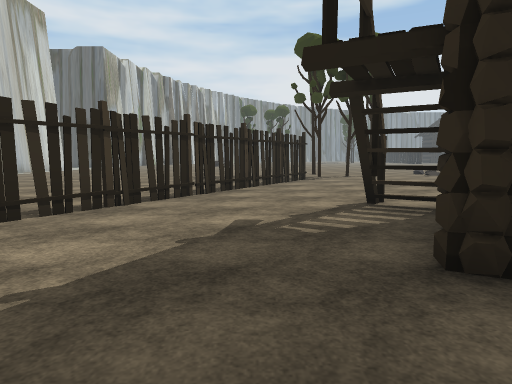
view 1 (above)

22 first-person views from a walk through a Unity game level. The camera is 1.4 m above the floor, tilts 6° down and sees 75° across. The floor is counted in squares, 2 m on a side. Each view is taken from the middle of a square. On the plan, view 1 faces up. The plan holds only what a view shows up to about 10 squares ahead; the rest is blank. The place goes on beyond the plan. The player is left out. Some surface patterns are stand-ins.

view 2
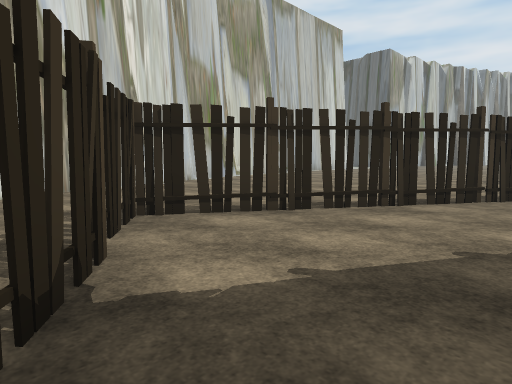

view 3
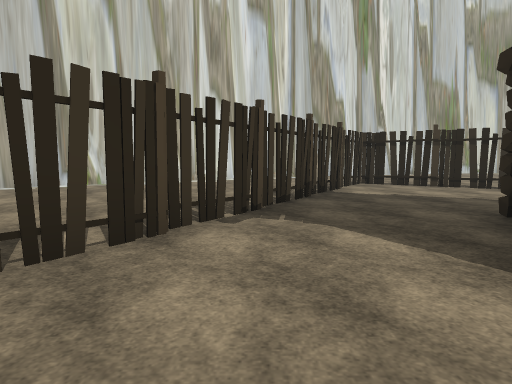

view 4
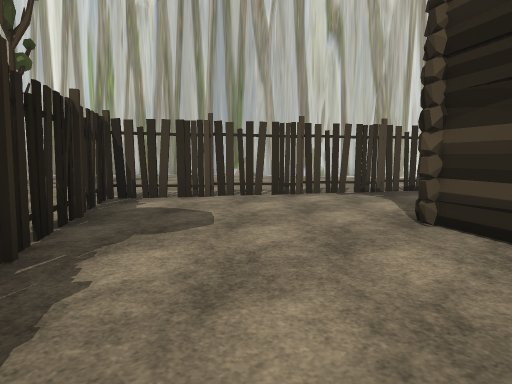

view 5
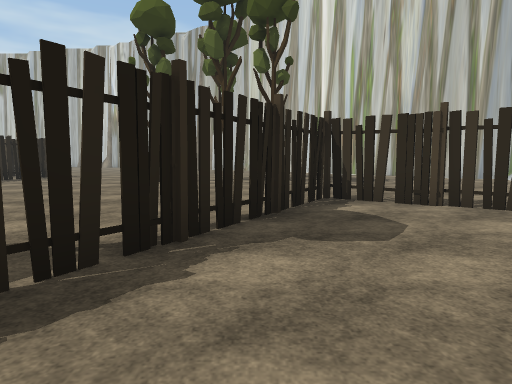

view 6
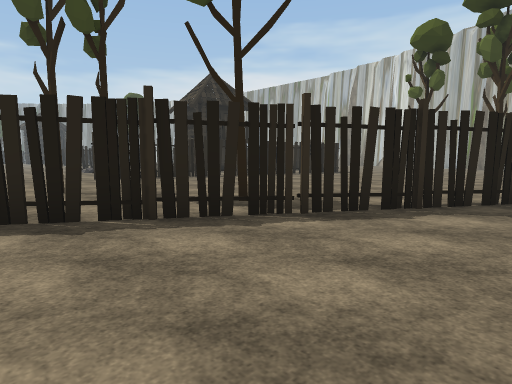

view 7
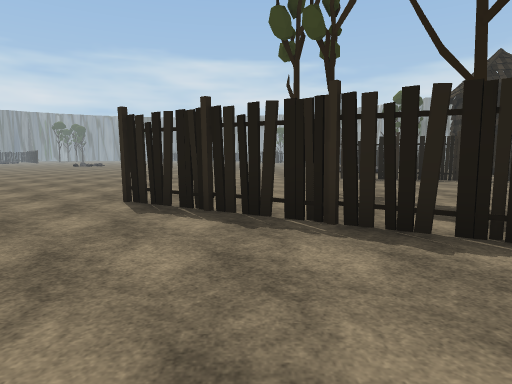

view 8
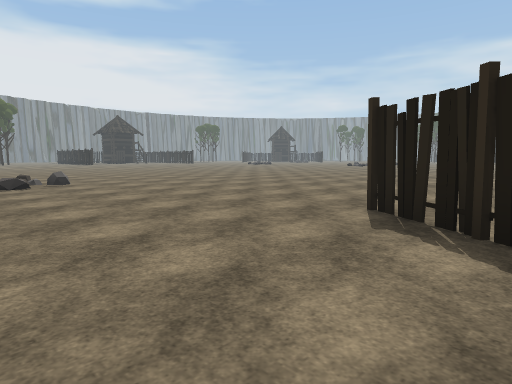

view 9
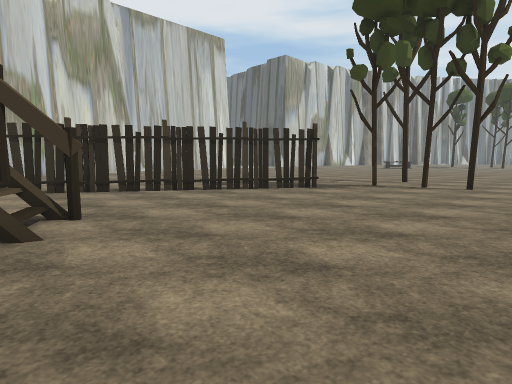

view 10
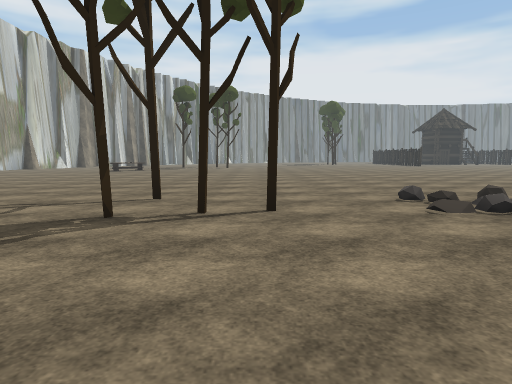

view 11
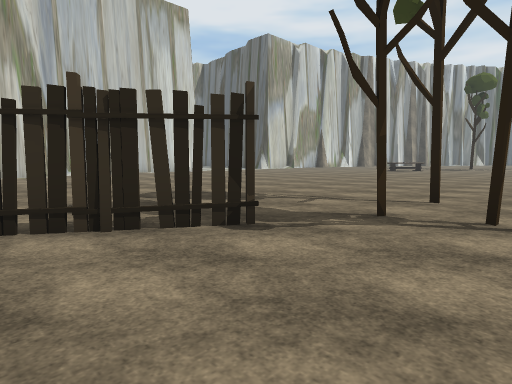

view 12
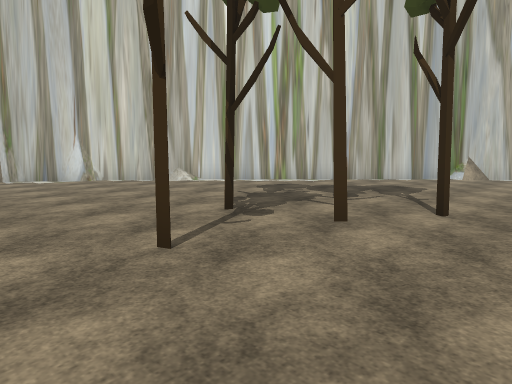

view 13
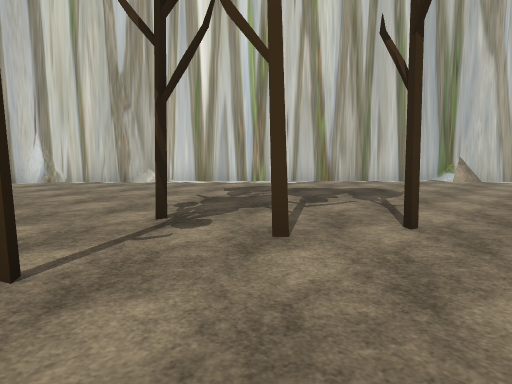

view 14
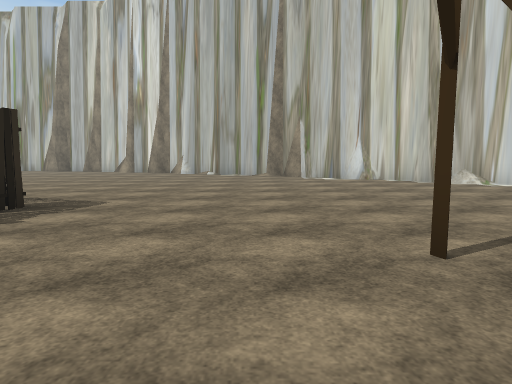

view 15
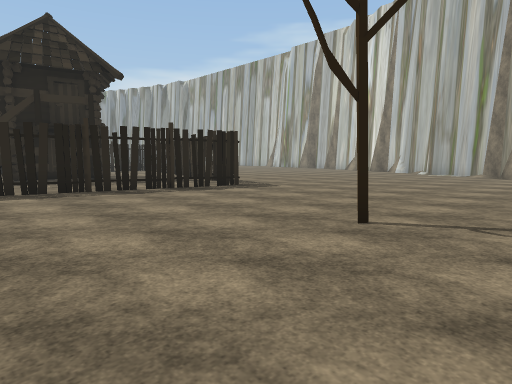

view 16
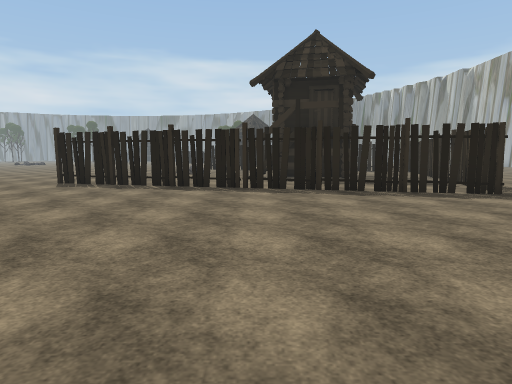

view 17
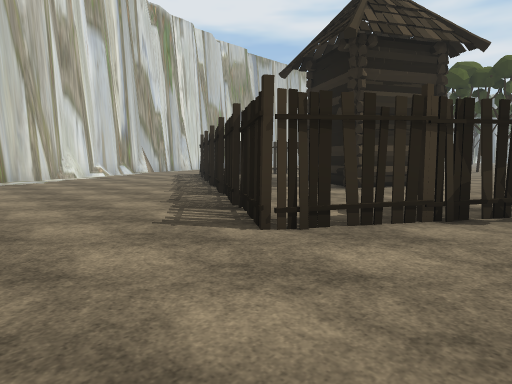

view 18
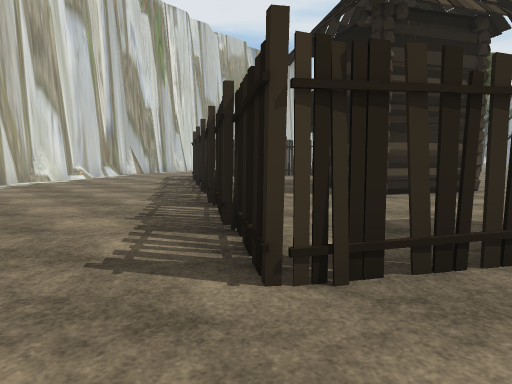

view 19
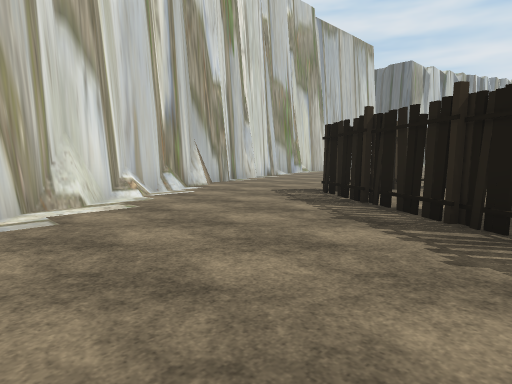

view 20
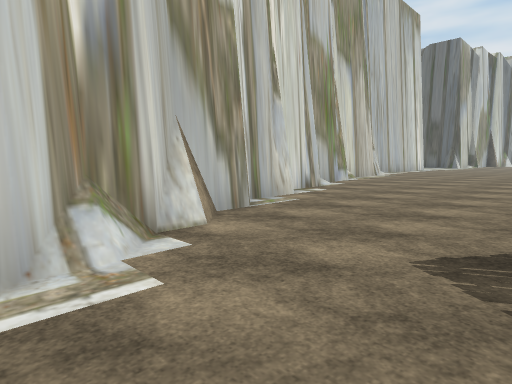

view 21
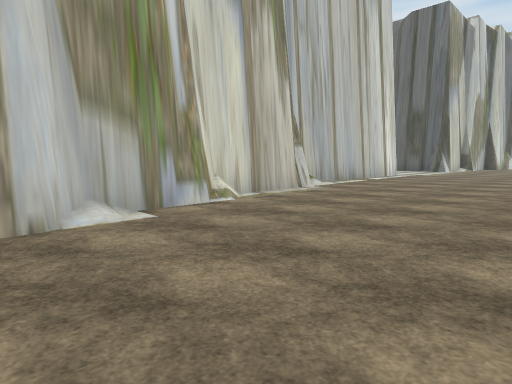

view 22
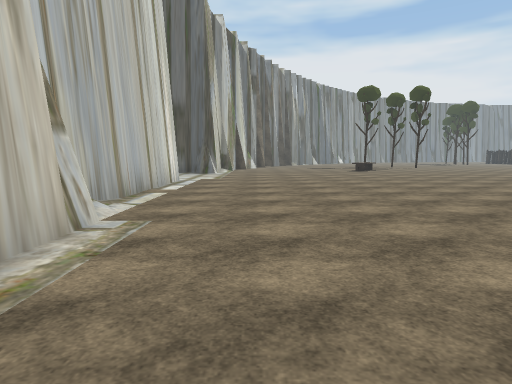

### Floor plan
Key: @ floor where view 1 was taken; # wall or solid block; . floor; / step, stairs or slope; T thing the floor can be seen under or through; R tree; O other object.
Columns run from 11 left of view 1 to 16 right of it. Each row starts with its distance up from view 1.
 18 #......................
 17 #......................
 16 #.....................
 15 #....................
 14 #............R.......
 13 #.....................
 12 ##...........RRR.//O...
 11  #......................
 10  #..........T..............
  9  #..........T..............
  8  ##........T...............
  7   #.......#................
  6   #.......T................
  5   #......T...#.......T....
  4   ##....TT...#......TT...
  3    #....T....# #....T.....
  2    #....T....###...TT.RR....
  1    ##...##....#...TT........
  0     #.....#@......T.R......#
 -1     ##.....##....T........##
 -2      #......TTT..T........#.
 -3      ##.......TTT.........#.
 -4       #...................#.
 -5       ##.................##.
 -6        ##........R.......#..
 -7         ##........R.R....#..
 -8          #........R......#..
 -9          ##..............#..
-10           ##.............###
-11            ##..............#
-12             ##..............
-13              ##.............
-14               ###...........
-15                 ##..........
-16                  ##..
-17                   ##

Positions as (right, up) in squares from view 1, and headings:
1: (0, 0), facing up
2: (0, 0), facing up-left
3: (5, -1), facing left
4: (7, 2), facing down-left
5: (6, 2), facing down
6: (5, 4), facing down-right
7: (5, 3), facing right
8: (6, 3), facing up-right
9: (6, 4), facing up-left
10: (4, 8), facing up
11: (4, 8), facing up-left
12: (10, -5), facing down-left
13: (9, -5), facing down-left
14: (10, -5), facing down
15: (7, -4), facing down-right
16: (7, -5), facing right
17: (7, -6), facing up-left
18: (6, -5), facing up-left
19: (0, -4), facing up-left
20: (-4, -1), facing up-left
21: (-5, 5), facing up-left
22: (-8, 8), facing up
